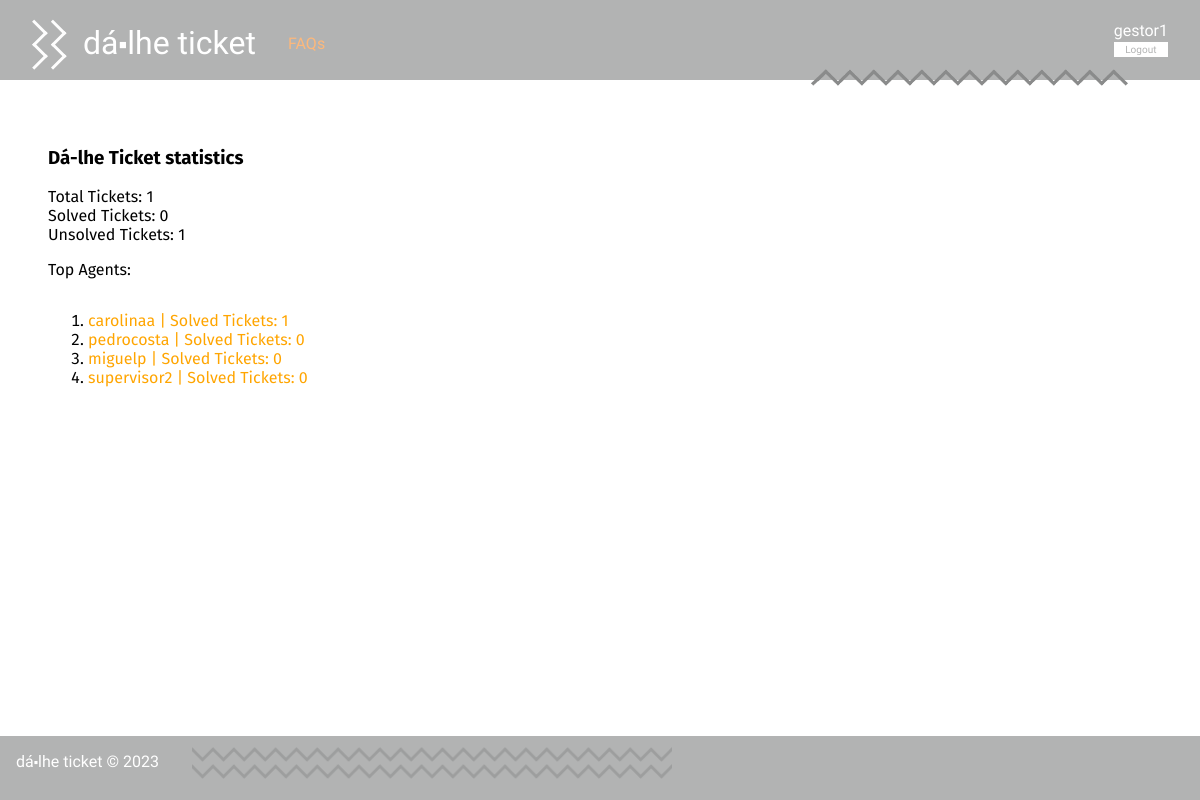
The page /pages/stats.php (signed in) on the database its author committed.
### tables this page shows
CREATE TABLE User(
   name varchar(60) not null,
   username varchar(20) primary key,
   email varchar(60) not null,
   password varchar(40) not null,
   type varchar(5) not null, /*user, agent, admin*/
   department varchar(20)
, ticket_count integer default 0, closed_tickets integer default 0);

### pages/stats.php (called while the page is built, shortened)
<?php
    require_once(__DIR__ . '/../database/user.class.php');
    require_once(__DIR__ . '/../templates/common.tpl.php');
    require_once(__DIR__ . '/../templates/stats.tpl.php');
    drawGeneralStats();
    drawTopAgents();
?>

### database/ticket.class.php (called while the page is built, shortened)
<?php
class Ticket {
    static public function countUnsolvedTickets(PDO $db) : int {
        $stmt = $db->prepare('SELECT count(*) AS count FROM Ticket WHERE status = "Unsolved"');
        $stmt->execute();
        return intval($stmt->fetchAll()[0]['count']);
    }
    static public function countSolvedTickets(PDO $db) : int {
        $stmt = $db->prepare('SELECT count(*) AS count FROM Ticket WHERE status = "Solved"');
        $stmt->execute();
        return intval($stmt->fetchAll()[0]['count']);
    }
}
?>

### database/user.class.php (called while the page is built, shortened)
<?php
class User{
  public function __construct(string $name, string $username, string $email, string $type, $department, int $ticket_count, int $closed_tickets){
    $this->username = $username;
    $this->closed_tickets = $closed_tickets;
  }
  static public function getTopAgents(PDO $db) : array {
    $stmt = $db->prepare('SELECT * FROM User WHERE type = "agent" ORDER BY closed_tickets DESC LIMIT 10');
    $stmt->execute();
    $agents = array();
    while ($agent = $stmt->fetch()) {
      $agents[] = new User(
        $agent['name'],
        $agent['username'],
        $agent['email'],
        $agent['type'],
        $agent['department'],
        intval($agent['ticket_count']),
        intval($agent['closed_tickets'])
      );
    }
    return $agents;
  }
}
?>

### templates/stats.tpl.php (the view, shortened to what this page needs)
<?php
    require_once(__DIR__ . '/../database/ticket.class.php');
    require_once(__DIR__ . '/../database/user.class.php');
    $db = getDatabaseConnection();
    function drawGeneralStats() : void {
        global $db;
        $unsolved = Ticket::countUnsolvedTickets($db);
        $solved = Ticket::countSolvedTickets($db);
        $total = $solved + $unsolved;
?>
<h3>Dá-lhe Ticket statistics</h3>
Total Tickets: <?= $total ?><br>
Solved Tickets: <?= $solved ?><br>
Unsolved Tickets: <?= $unsolved ?><br>
<?php
    }
    function drawTopAgents() : void {
        global $db;
        $agents = User::getTopAgents($db);
?>
    <p> Top Agents: </p>
    <ol>
<?php
    foreach ($agents as $agent) {
?>
    <li>
        <a href="../pages/profile.php?username=<?= $agent->username ?>"><?= $agent->username ?> | Solved Tickets: <?= $agent->closed_tickets ?></a>
    </li>
<?php
    }
?>
    </ol>
<?php
    }
?>

### css/style.css (style rules this page uses)
body { font-family: 'Allerta Stencil', sans-serif; margin: 0; padding: 0; display: grid; grid-template-columns: auto; grid-template-rows: 5em auto 4em; grid-template-areas: "header" "main" "footer"; min-height: 100vh; background-color: #b2b3b3; }
a { text-decoration: none; color: orange; }
p { overflow-wrap: break-word; }

### rows shown on the page
user: username "carolinaa", closed_tickets "1"
user: username "pedrocosta", closed_tickets "0"
user: username "miguelp", closed_tickets "0"
user: username "supervisor2", closed_tickets "0"

### other values the page prints
$name "dá⬝lhe ticket"
$session->getName() "gestor1"
$total "1"
$solved "0"
$unsolved "1"
